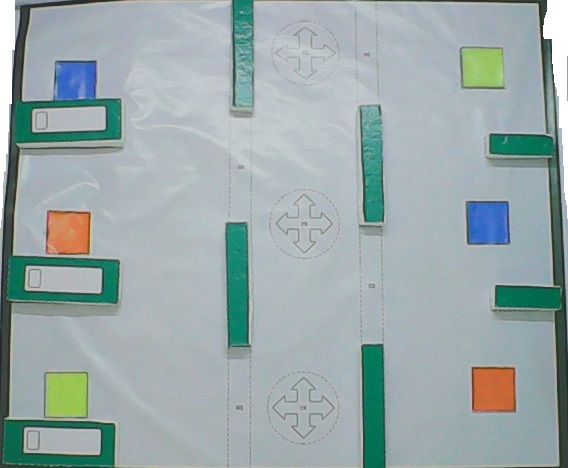
#> input picture task5/testimage.jpg, 568 x 468 px, given in place of the camera
$ python 'object detect.py'   (Python 2 division)
#> lines starting #> are read from the running program, lines starting #| are printed output that depends on the picture; after the words box and inside, x2 and y2 are one past the last pixel; in counts of white or black regions, pixels touching at a corner belong together
import numpy
import cv2
# [8 lines of commented-out code are left out]

MIN = numpy.array([75 ,100, 100],numpy.uint8)   #wall detection
MAX = numpy.array([95, 255, 255],numpy.uint8)

#MIN = numpy.array([75 ,100, 100],numpy.uint8)
#MAX = numpy.array([95, 255, 255],numpy.uint8)
cap = cv2.VideoCapture(1)
ret, img = cap.read()
#> img is the input picture: shape (468, 568, 3); mean B, G, R 170.6, 169.6, 154.6
#img = cv2.imread('images/input.jpg')
hsv = cv2.cvtColor(img,cv2.COLOR_BGR2HSV)
#> hsv: shape (468, 568, 3); mean H, S, V 92.9, 39.6, 175.7

mask = cv2.inRange(hsv, MIN, MAX)
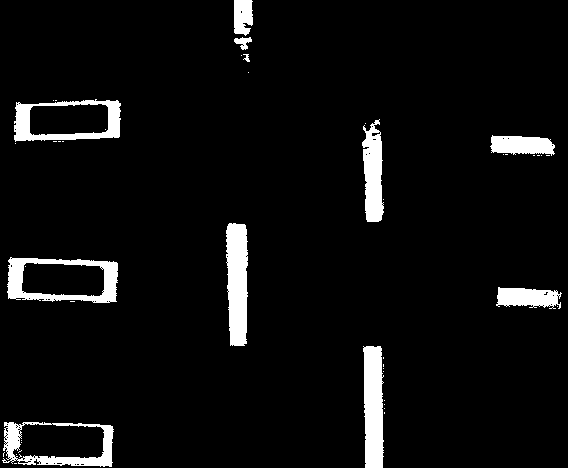
#> mask: shape (468, 568); 5.5% white; 46 white regions (35 under 20 px), largest, box (x1, y1, x2, y2) and area: (226, 223, 248, 346) 2318, (363, 346, 384, 468) 2214, (7, 257, 118, 303) 2061
res = cv2.bitwise_and(img,img, mask= mask)
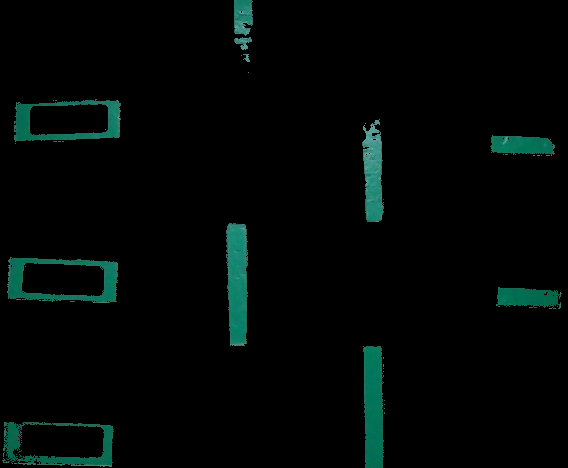
#> res: shape (468, 568, 3); mean B, G, R 5.4, 6.6, 1.3

cv2.imshow('hsv',res)
ret,thresh = cv2.threshold(mask,127,255,1)
#> thresh: shape (468, 568); 94.5% white; 46 black regions (35 under 20 px)
cv2.imshow('binary',mask)
#cv2.imwrite('binary.jpg',mask)
#cv2.imwrite("wall.jpg",mask)

contours, h = cv2.findContours(mask,cv2.RETR_TREE,cv2.CHAIN_APPROX_SIMPLE)
#> contours = 143 contours, 128 with area under 20; largest, box (x1, y1, x2, y2) and area: (7, 257, 118, 303) 4313, (2, 422, 114, 467) 4278, (14, 99, 121, 142) 3806, (12, 423, 105, 460) 2742, (21, 262, 105, 297) 2502; h = 143 rows, first 6: [1, -1, -1, -1], [2, 0, -1, -1], [60, 1, 3, -1], [4, -1, -1, 2], [5, 3, -1, 2], [6, 4, -1, 2]
contours=sorted(contours, key = cv2.contourArea, reverse = True)[:12]
#> contours = 12 contours; largest, box (x1, y1, x2, y2) and area: (7, 257, 118, 303) 4313, (2, 422, 114, 467) 4278, (14, 99, 121, 142) 3806, (12, 423, 105, 460) 2742, (21, 262, 105, 297) 2502
print len(contours)
#| 12
M = cv2.moments(contours[1])
#> M = moments, m00 4278.5, centre m10/m00, m01/m00 = (58.92, 443.4)
cx1 = int(M['m10']/M['m00'])
#> cx1 = 58
cy1 = int(M['m01']/M['m00'])
#> cy1 = 443
cv2.drawContours(res,contours,1,(0,255,0),2)
cv2.drawContours(res,contours,0,(0,255,0),2)
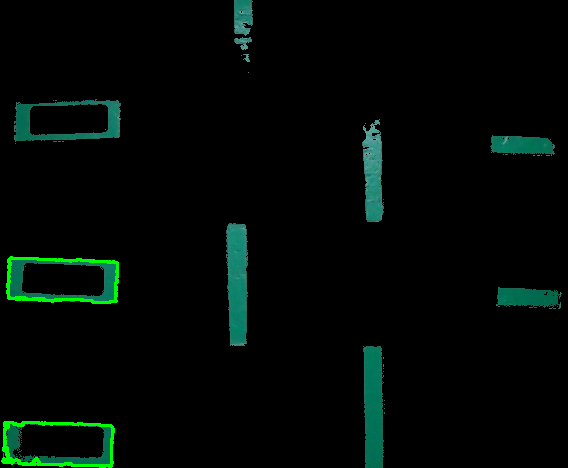
#> res: shape (468, 568, 3); mean B, G, R 4.9, 8.1, 1.2
cv2.circle(res,(cx1,cy1), 5, (0,0,255), -1)
#> res: shape (468, 568, 3); 0.03% of pixels changed, all inside (x1, y1, x2, y2) = (53, 438, 64, 449)
M = cv2.moments(contours[0])
#> M = moments, m00 4313, centre m10/m00, m01/m00 = (62.19, 279.5)
cx1 = int(M['m10']/M['m00'])
#> cx1 = 62
cy1 = int(M['m01']/M['m00'])
#> cy1 = 279
cv2.circle(res,(cx1,cy1), 5, (0,0,255), -1)
#> res: shape (468, 568, 3); mean B, G, R 4.9, 8.1, 1.3

#print x1,y1

'''
x2,y2 = tuple(contours[9][contours[9][:,:,0].argmax()][0]) #rightmost
x3,y3 = tuple(contours[9][contours[9][:,:,1].argmin()][0]) #topmost
#print topmost

x4,y4 = tuple(contours[9][contours[9][:,:,1].argmax()][0]) #bottommost
cv2.circle(res,(x2,y2), 5, (0,0,255), -1)
cv2.circle(res,(x3,y3), 5, (0,0,255), -1)
cv2.circle(res,(x4,y4), 5, (0,0,255), -1)
'''


cv2.imshow('maskcontour',res)
cv2.waitKey(0)
cv2.destroyAllWindows()
